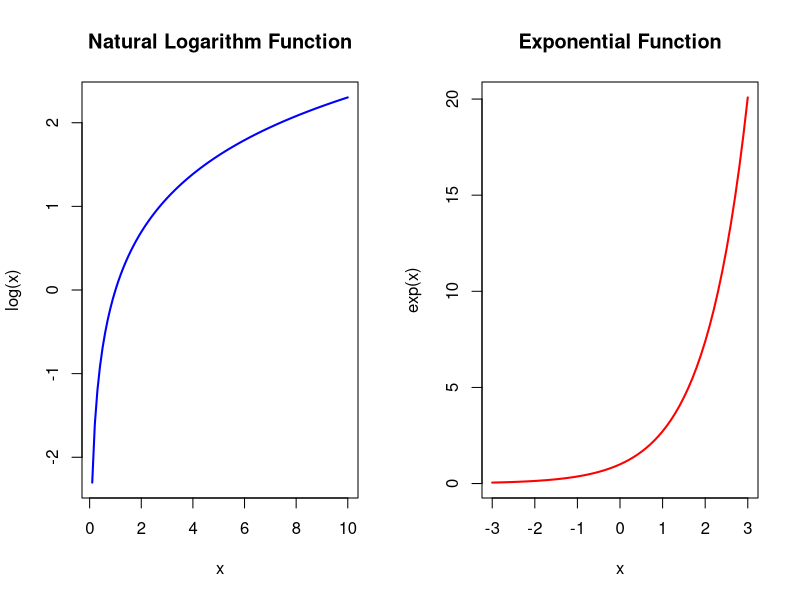

Write the R code that produced this figure.
# Function to find real roots of quadratic equation
quadratic_roots <- function(a, b, c) {
  # Calculate discriminant
  discriminant <- b^2 - 4*a*c
  
  if (discriminant > 0) {
    # Two real roots
    root1 <- (-b + sqrt(discriminant)) / (2*a)
    root2 <- (-b - sqrt(discriminant)) / (2*a)
    cat("Two real roots:\n")
    cat("Root 1:", root1, "\n")
    cat("Root 2:", root2, "\n")
    return(c(root1, root2))
  } else if (discriminant == 0) {
    # One real root (repeated)
    root <- -b / (2*a)
    cat("One real root (repeated):\n")
    cat("Root:", root, "\n")
    return(root)
  } else {
    # No real roots
    cat("No real roots (complex roots exist)\n")
    return(NULL)
  }
}

# Example usage:
# For equation x^2 - 5x + 6 = 0
quadratic_roots(1, -5, 6)

# For equation 2x^2 + 3x + 1 = 0
quadratic_roots(2, 3, 1)

x <- c(1,2,3)
result <- x[1]/x[2]^3-1+2*x[3]-x[2-1]
print(result)  # Output: 4.125

# Create appropriate x values
x_log <- seq(0.1, 10, by = 0.1)  # For log(x), avoid x <= 0
x_exp <- seq(-3, 3, by = 0.1)    # For exp(x), reasonable range

# Plot log(x)
par(mfrow = c(1, 2))  # Set up side-by-side plots

plot(x_log, log(x_log), 
     type = "l", 
     col = "blue", 
     lwd = 2,
     main = "Natural Logarithm Function",
     xlab = "x", 
     ylab = "log(x)",
     grid = TRUE)

# Plot exp(x)
plot(x_exp, exp(x_exp), 
     type = "l", 
     col = "red", 
     lwd = 2,
     main = "Exponential Function",
     xlab = "x", 
     ylab = "exp(x)",
     grid = TRUE)

# Reset plotting parameters
par(mfrow = c(1, 1))

# Function to count elements divisible by 3 in vector 1:K
count_divisible_by_3 <- function(K) {
  vector <- 1:K
  divisible_by_3 <- vector[vector %% 3 == 0]
  count <- length(divisible_by_3)
  
  cat("Vector:", vector, "\n")
  cat("Elements divisible by 3:", divisible_by_3, "\n")
  cat("Count of elements divisible by 3:", count, "\n")
  
  return(count)
}

# Example usage:
K <- 20
count_divisible_by_3(K)

# Alternative one-liner:
K <- 20
sum((1:K) %% 3 == 0)

# Function to check if two sets are disjoint
check_disjoint <- function(A, B) {
  # Find intersection
  common_elements <- intersect(A, B)
  
  if (length(common_elements) == 0) {
    cat("Sets A and B are disjoint (no common elements)\n")
    return(TRUE)
  } else {
    cat("Sets A and B are NOT disjoint\n")
    cat("Common elements:", common_elements, "\n")
    return(FALSE)
  }
}

# Example usage:
A <- c(1, 2, 3, 4, 5)
B <- c(4, 5, 6, 7, 8)
check_disjoint(A, B)

# Example with disjoint sets:
C <- c(1, 2, 3)
D <- c(7, 8, 9)
check_disjoint(C, D)

# Function using loop to find index of maximum value
find_max_index_loop <- function(vector) {
  if (length(vector) == 0) {
    return(NULL)
  }
  
  max_value <- vector[1]
  max_index <- 1
  
  # Loop through the vector
  for (i in 2:length(vector)) {
    if (vector[i] > max_value) {
      max_value <- vector[i]
      max_index <- i
    }
  }
  
  cat("Vector:", vector, "\n")
  cat("Maximum value:", max_value, "\n")
  cat("Index of maximum value:", max_index, "\n")
  
  return(max_index)
}

# Example usage:
test_vector <- c(3, 7, 2, 9, 1, 8, 5)
find_max_index_loop(test_vector)

# Function without loop to find index of maximum value
find_max_index_no_loop <- function(vector) {
  if (length(vector) == 0) {
    return(NULL)
  }
  
  max_index <- which.max(vector)
  max_value <- vector[max_index]
  
  cat("Vector:", vector, "\n")
  cat("Maximum value:", max_value, "\n")
  cat("Index of maximum value:", max_index, "\n")
  
  return(max_index)
}

test_vector <- c(3, 7, 2, 9, 1, 8, 5)
find_max_index_no_loop(test_vector) 